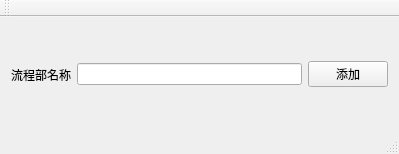
<?xml version="1.0" encoding="UTF-8"?>
<ui version="4.0">
 <class>MainWindow</class>
 <widget class="QMainWindow" name="MainWindow">
  <property name="geometry">
   <rect>
    <x>0</x>
    <y>0</y>
    <width>399</width>
    <height>154</height>
   </rect>
  </property>
  <property name="windowTitle">
   <string>MainWindow</string>
  </property>
  <widget class="QWidget" name="centralWidget">
   <layout class="QHBoxLayout" name="horizontalLayout">
    <item>
     <widget class="QLabel" name="label">
      <property name="text">
       <string>流程部名称</string>
      </property>
     </widget>
    </item>
    <item>
     <widget class="QLineEdit" name="lineEdit"/>
    </item>
    <item>
     <widget class="QPushButton" name="pushButton">
      <property name="text">
       <string>添加</string>
      </property>
     </widget>
    </item>
   </layout>
  </widget>
  <widget class="QMenuBar" name="menuBar">
   <property name="geometry">
    <rect>
     <x>0</x>
     <y>0</y>
     <width>399</width>
     <height>26</height>
    </rect>
   </property>
  </widget>
  <widget class="QToolBar" name="mainToolBar">
   <attribute name="toolBarArea">
    <enum>TopToolBarArea</enum>
   </attribute>
   <attribute name="toolBarBreak">
    <bool>false</bool>
   </attribute>
  </widget>
  <widget class="QStatusBar" name="statusBar"/>
 </widget>
 <layoutdefault spacing="6" margin="11"/>
 <resources/>
 <connections/>
</ui>
